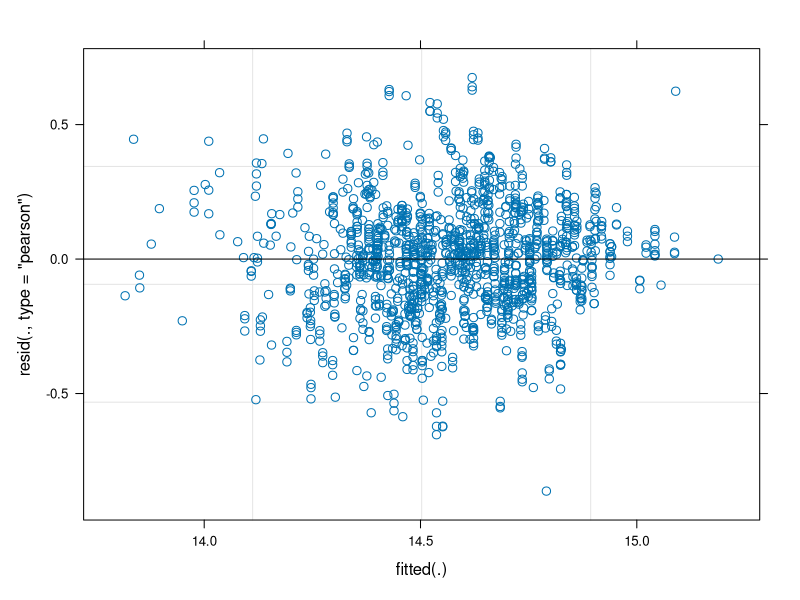
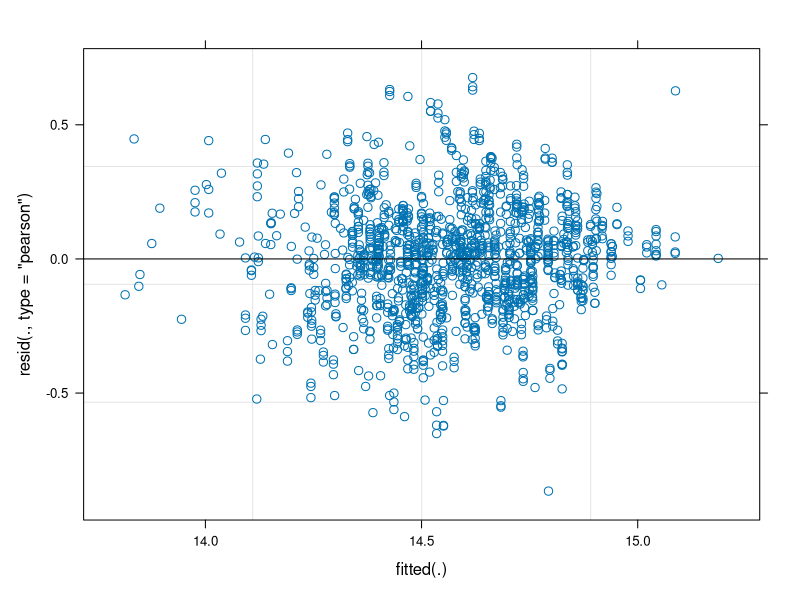

Recreate these plots in R, in order. (Note: this script raises an error after producing the figures.)
# EM HANSSON April 2022

# Load libraries
library(tidyverse)
library(ggplot2)
library(lme4)
library(car)
library(arm)
library(pbkrtest)

# Data import
df <- read_csv("Data/df.csv") 

df_mod <- df %>%
  mutate(exp_day2 = exp_day - mean(exp_day)) %>% # Center day variable for model fit
  filter(exp_day > 7) %>% # Remove establishment phase for better fit
  filter(!(test == "D" & chamber == "13")) %>% # Remove chamber with leak
  filter(exp_day < 51)  # Remove post-contamination phase

# Models
## Straight line through data, exp_day just a random effect, no effect of rpm or of test
mod_rpm <- lmer(log(cell_count) ~ rpm + ( 1 | chamberID) + (1 | exp_day2), data = df_mod, 
                    control = lmerControl(optimizer="Nelder_Mead"))

mod_test <- lmer(log(cell_count) ~ test + ( 1 | chamberID) + (1 | exp_day2), data = df_mod, 
                             control = lmerControl(optimizer="Nelder_Mead"))

# Summaries and residuals
summary(mod_rpm)
Anova(mod_rpm)
plot(mod_rpm)

summary(mod_test)
Anova(mod_test)
plot(mod_test)

# Reduced model and signficance testing for robustness
mod_red <- lmer(log(cell_count) ~ ( 1 | chamberID) + (1 | exp_day2), data = data_relaxed, 
                                     control = lmerControl(optimizer="Nelder_Mead"))

anova(mod_rpm, mod_red)
PBmodcomp(mod_rpm, mod_red, nsim = 1000)

anova(mod_test, mod_red)
PBmodcomp(mod_test, mod_red, nsim = 1000)

# Plots included in chapter

### Import data
# Population density
df_density_sum <- df %>%
  filter(!(test == "D" & chamber == "13")) %>% # Remove chamber with leak
  filter(exp_day < 51) %>%  # Remove post-contamination phase
  group_by(test, rpm, exp_day) %>%
  summarise(
    mean_cell_count = mean(cell_count),
    se_cell_count = (sd(cell_count)/sqrt(n()))) %>%
  ungroup()

ggplot(df %>% mutate(mean_cell_count = cell_count)  %>% filter(!(test == "D" & chamber == "13")) %>%
         filter(exp_day < 51), aes(x = exp_day, y = log(mean_cell_count), colour = test, linetype = rpm)) +
  geom_point() +
  geom_smooth(data = df_density_sum, aes(ymax = log(mean_cell_count + se_cell_count), ymin = log(mean_cell_count - se_cell_count)), stat = "identity") +
  scale_x_continuous(breaks = seq(1, 40, 2), labels = seq(1, 40, 2), limits = c(1, 40), name = "Days since inoculation") +
  scale_y_continuous(name = "Population density log(cells/ml)", limits = c(13.2, 15.8)) +
  scale_linetype_manual(name = "Dilution rate",
                        labels = c("1.25RPM" = "0.15/day",
                                   "2.5RPM" = "0.3/day"),
                        values = c("1.25RPM" = "solid",
                                   "2.5RPM" = "31")) +
  theme_bw() +
  guides(color = guide_legend(override.aes = list(fill = NA)),
         linetype = guide_legend(override.aes = list(fill = NA)))


# Leak
df_leak <- df %>%
  filter(test == "D") %>%
  filter(chamber == "4" | chamber == "6" | chamber == "8" | chamber == "9" | chamber == "10" | chamber == "13")

df_leak_sum <- df_leak %>%
  group_by(chamber, exp_day) %>%
  summarise(
    mean_cell_count = mean(cell_count),
    se_cell_count = (sd(cell_count)/sqrt(n()))) %>%
  ungroup()

ggplot(df_leak %>% mutate(mean_cell_count = cell_count), aes(x = exp_day, y = log(mean_cell_count), colour = factor(chamber))) +
  geom_point() +
  geom_smooth(data = df_leak_sum, aes(ymax = log(mean_cell_count + se_cell_count), ymin = log(mean_cell_count - se_cell_count)), stat = "identity") +
  scale_x_continuous(limits = c(30, 45), labels = seq(30, 45, 1), breaks = seq(30, 45, 1), name = "Days since inoculation") +
  scale_y_continuous(name = "Population density log(cells/ml)", limits = c(13.7, 15.3)) +
  theme_bw() +
  geom_segment(aes(x = 33, xend = 34.5, y = 14.1, yend = 14.1), arrow = arrow(length = unit(0.5, "cm")), size = 0.5, colour = "grey50") +
  annotate("text", x = 32.4, y = 14.1, label = "Leak", size = 8, colour = "grey35") +
  guides(color = guide_legend(override.aes = list(fill = NA)))

# Contamination
df_contamination <- df %>%
  filter(test == "D") %>%
  filter(chamber == "4" | chamber == "6" | chamber == "8" | chamber == "9" | chamber == "10" | chamber == "13") %>%
  mutate(contamination = ifelse(chamber == "4" | chamber == "13", "N", "Y"))

df_contamination_sum <- df_contamination %>%
  group_by(contamination, exp_day) %>%
  summarise(
    mean_cell_count = mean(cell_count),
    se_cell_count = (sd(cell_count)/sqrt(n()))) %>%
  ungroup()

ggplot(df_contamination %>% mutate(mean_cell_count = cell_count), aes(x = exp_day, y = log(mean_cell_count), colour = contamination, linetype = contamination)) +
  geom_point() +
  geom_smooth(data = df_contamination_sum, aes(ymax = log(mean_cell_count + se_cell_count), ymin = log(mean_cell_count - se_cell_count)), stat = "identity") +
  scale_x_continuous(limits = c(40, 76), labels = seq(40, 76, 2), breaks = seq(40, 76, 2), name = "Days since inoculation") +
  scale_y_continuous(name = "Population density log(cells/ml)", limits = c(13.2, 15.8)) +
  scale_linetype_manual(name = "Contamination",
                        labels = c("Y" = "Yes",
                                   "N" = "No"),
                        values = c("Y" = "solid",
                                   "N" = "21")) +
  theme_bw() +
  geom_segment(aes(x = 54, xend = 54, y = 15.5, yend = 15.1), arrow = arrow(length = unit(0.5, "cm")), size = 0.5, colour = "grey50", show.legend = FALSE) +
  annotate("text", x = 54, y = 15.6, label = "Possible contamination event", size = 8, colour = "grey35") +
  geom_segment(aes(x = 62, xend = 62, y = 13.5, yend = 14.1), arrow = arrow(length = unit(0.5, "cm")), size = 0.5, colour = "grey50", show.legend = FALSE) +
  annotate("text", x = 62, y = 13.40, label = "Contamination detected", size = 8, colour = "grey35") +
  guides(color = guide_legend(override.aes = list(fill = NA)))
